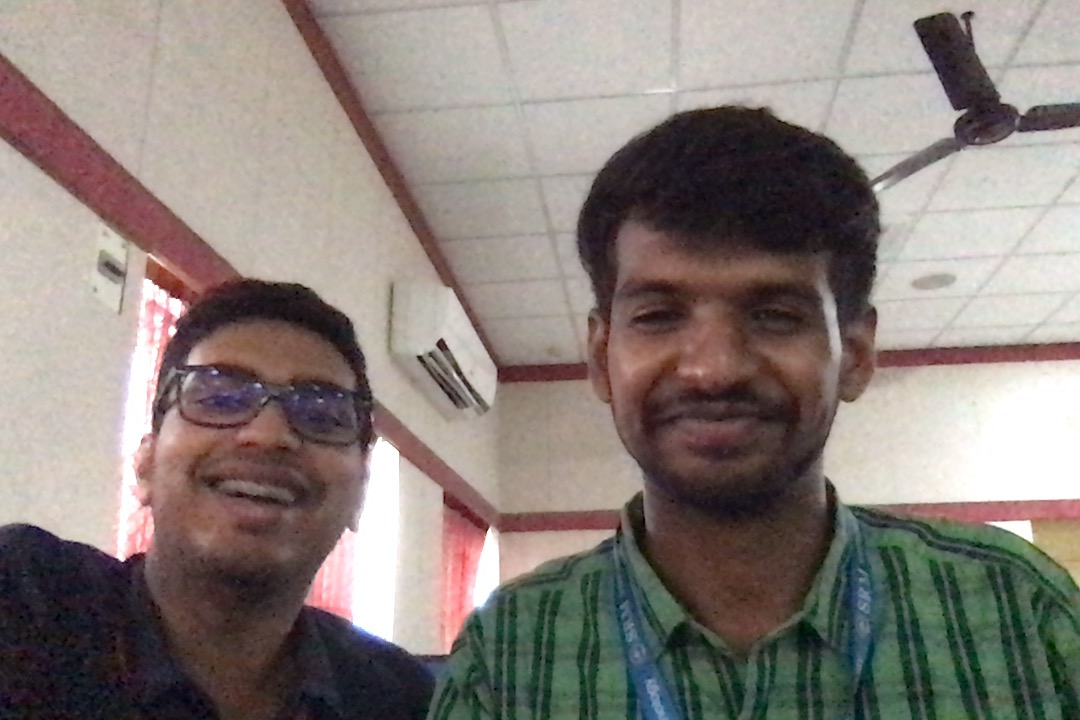
#> input picture OpenCV/images/root3.jpg, 1080 x 720 px
$ jupyter execute --allow-errors recognise.ipynb   (shell and % lines are left out)
#> lines starting #> are read from the running program, lines starting #| are printed output that depends on the picture
#> (reads OpenCV/output/recognizer.pickle from the repository)
# Final step recognise!

[cell 1]
# import the necessary packages
import numpy as np
import argparse
import imutils
import pickle
import cv2
import os
import matplotlib.pyplot as plt

[cell 2]
def display_image(image):
    im2 = image.copy()
    im2[:, :, 0] = image[:, :, 2]
    im2[:, :, 2] = image[:, :, 0]
    inputimg = plt.imshow(im2)

[cell 3]
# load our serialized face detector from disk
print("[INFO] loading face detector...")
protoPath = os.path.sep.join(["face_detection_model", "deploy.prototxt"])
modelPath = os.path.sep.join(["face_detection_model",
                             "res10_300x300_ssd_iter_140000.caffemodel"])
#> (the rest of this cell did not finish here and is left out)

[cell 4]
# load our serialized face embedding model from disk
print("[INFO] loading face recognizer...")
#> (the rest of this cell did not finish here and is left out)

#> (a cell that did not finish here is left out)

## Change input here

[cell 6]
# load the image, resize it to have a width of 600 pixels (while
# maintaining the aspect ratio), and then grab the image dimensions
image = cv2.imread("images/root3.jpg")
#> image is the input picture: shape (720, 1080, 3); mean B, G, R 122.3, 127.4, 137.1
image = imutils.resize(image, width=600)
#> image: shape (400, 600, 3)
(h, w) = image.shape[:2]
#> h = 400; w = 600
plt.title("Input Image:")
display_image(image)
#> in display_image, `im2[:, :, 0] = image[:, :, 2]`:
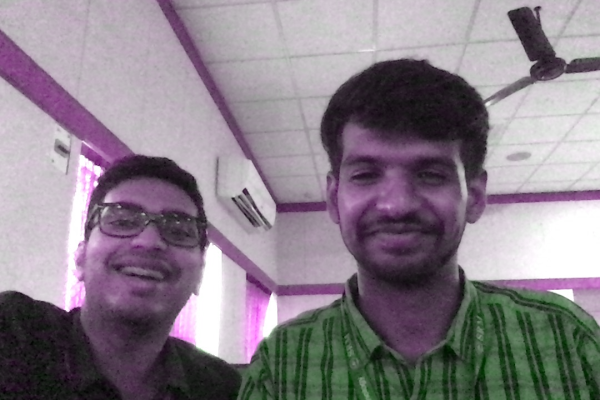
#> im2: shape (400, 600, 3); mean B, G, R 137.1, 127.4, 137.1
#> in display_image, `im2[:, :, 2] = image[:, :, 0]`:
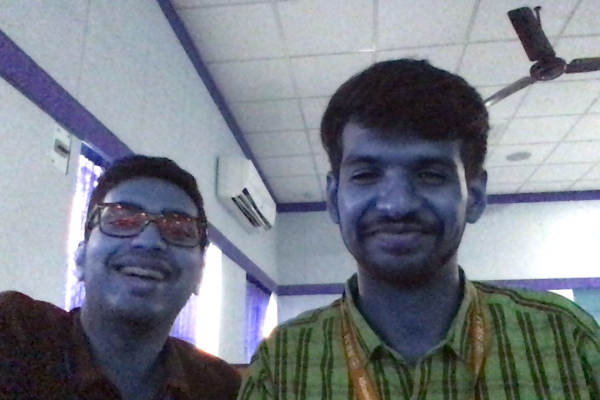
#> im2: shape (400, 600, 3); mean B, G, R 137.1, 127.4, 122.3
